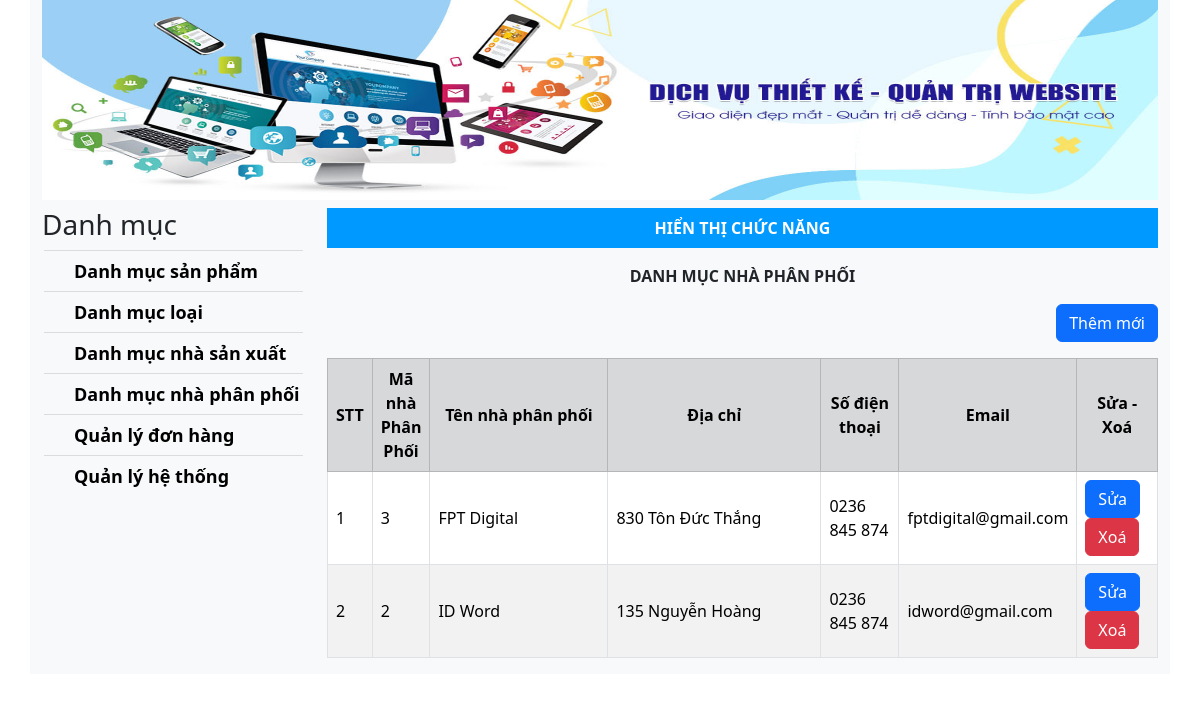
Screenshot of /demohoigang.com/admin/index.php?admin=dmnhacc with the database file from the repository.
### tables this page shows
CREATE TABLE `nhacungcap` (
  `IDNhaCungCap` int NOT NULL,
  `TenNhaCC` varchar(30) DEFAULT NULL,
  `DiaChi` varchar(30) DEFAULT NULL,
  `SDT` varchar(20) DEFAULT NULL,
  `Email` varchar(20) DEFAULT NULL
);

### demohoigang.com/admin/dsnhapp.php (the view, shortened to what this page needs)
<!DOCTYPE html>
<html lang="en">
<head>
</head>
<body>
    <p class="text-center"><strong> DANH MỤC NHÀ PHÂN PHỐI</strong></p>
    <p align="right"><a href="index.php?admin=nhacc" class="text-right"><button class="btn btn-primary">Thêm mới</button></a></p>
    <div>
        <table class="table table-bordered align-middle table-striped">
            <tr class="text-center table-secondary">
                <th width="5%">STT</th>
                <th width="5%">Mã nhà Phân Phối</th>
                <th width="25%">Tên nhà phân phối</th>
                <th width="30%">Địa chỉ</th>
                <th width="10%">Số điện thoại</th>
                <th width="15%">Email</th>
                <th width="10%">Sửa - Xoá</th>
            </tr>
            <?php
                $sql = "SELECT * FROM nhacungcap order by IDNhaCungCap DESC";
                $hang = mysqli_query($con, $sql);
                if(mysqli_num_rows($hang)>0){
                    $i = 1;
                    while($row = mysqli_fetch_array($hang)){
                        ?>
                        <tr>
                            <td><?php echo $i ; ?></td>
                            <td><?php echo $row['IDNhaCungCap']; ?></td>
                            <td><?php echo $row['TenNhaCC']; ?></td>
                            <td><?php echo $row['DiaChi']; ?></td>
                            <td><?php echo $row['SDT']; ?></td>
                            <td><?php echo $row['Email']; ?></td>
                            <td>
                                <a href="#"><button class="btn btn-primary">Sửa</button></a>
                                <a href="index.php?admin=deletenpp&id=<?php echo $row['IDNhaCungCap']; ?>"><button class="btn btn-danger">Xoá</button></a>
                            </td>
                        </tr>
                        <?php
                        $i++;
                    }
                }
            ?>
        </table>
    </div>
</body>
</html>

### rows the page displays
nhacungcap: IDNhaCungCap "3", TenNhaCC "FPT Digital", DiaChi "830 Tôn Đức Thắng", SDT "0236 845 874", Email "fptdigital@gmail.com"
nhacungcap: IDNhaCungCap "2", TenNhaCC "ID Word", DiaChi "135 Nguyễn Hoàng", SDT "0236 845 874", Email "idword@gmail.com"
